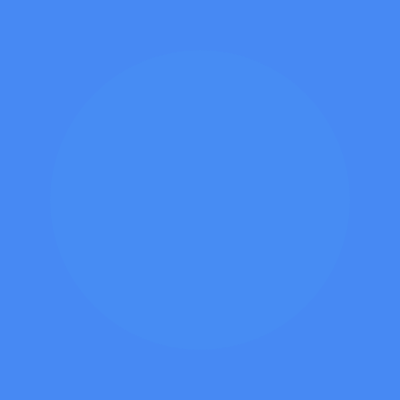
Frame 1 (no input)
Frame 60 (no input): identical to frame 1, image omitted
Frame 120 (the mouse pressed at the canvas centre since frame 60): identical to frame 1, image omitted

The p5.js sketch that drew this single still picture (run headless with seeded random() and noise() and a simulated clock; from frame 60 on, the mouse is pressed at the canvas centre):

// p5.js sketch
// ── sketch.js
function setup() {
  createCanvas(400, 400);
  colorMode(HSB, 360, 100, 100, 1)
}

function draw() {
  background(217,70.8,95.3);
  fill(216,70.8,95.3)
  noStroke()
  circle(width/2,height/2,3/4*width)
}
